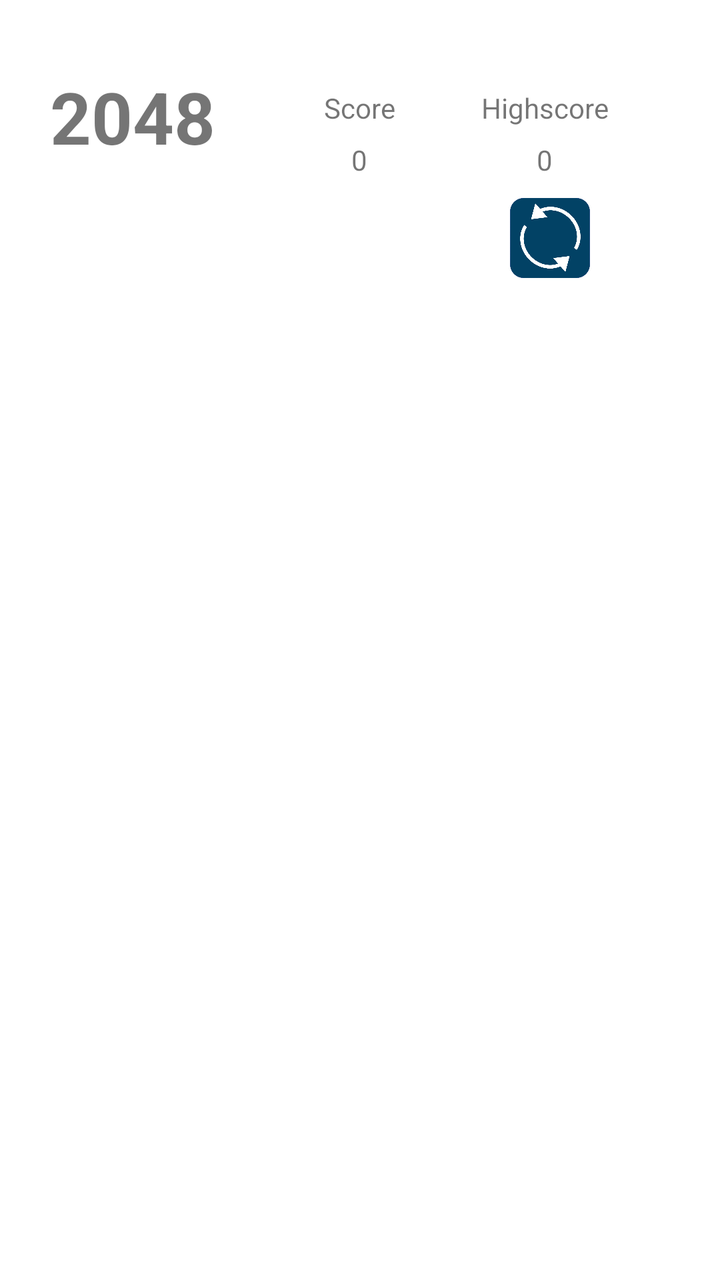
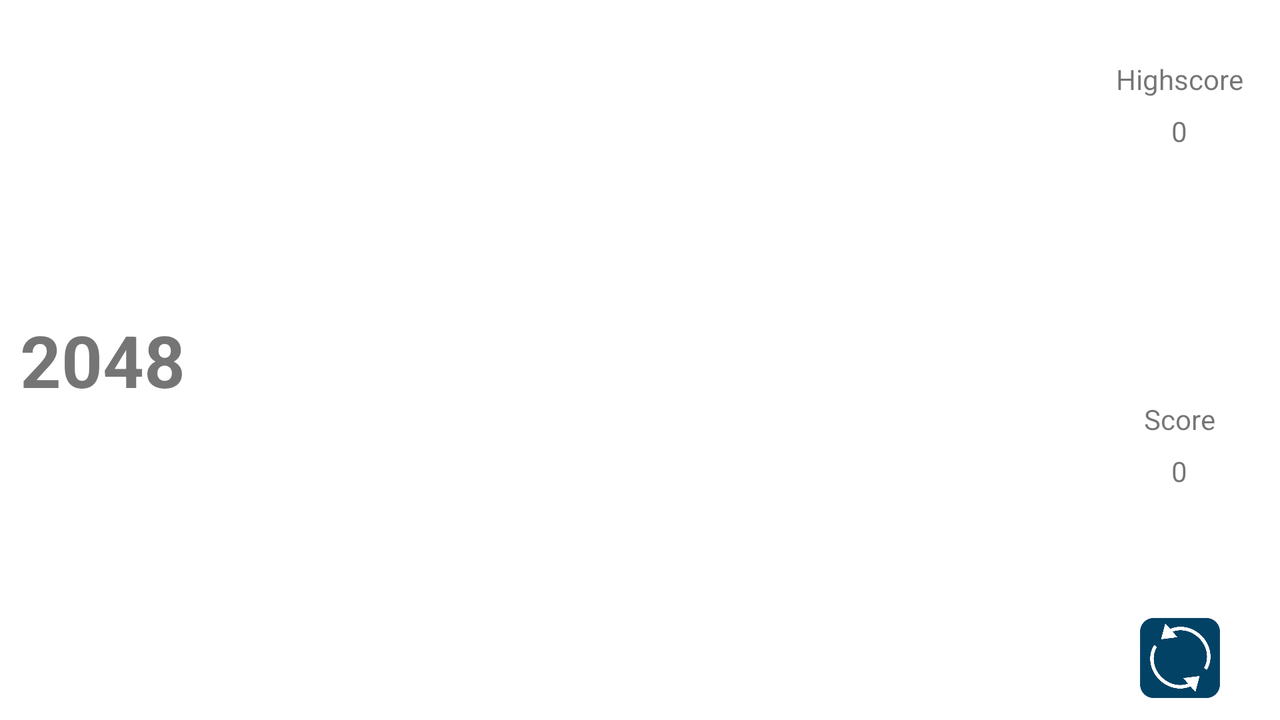

Compare how this app lays out the same screen by default and in its alternative resource folder. The renders come first, then the two layout files and the values they reference.
<!-- AndroidManifest.xml: application theme AppTheme -->
<!-- res/layout/activity_game.xml -->
<?xml version="1.0" encoding="utf-8"?>
<androidx.drawerlayout.widget.DrawerLayout
    xmlns:android="http://schemas.android.com/apk/res/android"
    xmlns:app="http://schemas.android.com/apk/res-auto"
    xmlns:tools="http://schemas.android.com/tools"
    android:id="@+id/drawer_layout"
    android:layout_width="match_parent"
    android:layout_height="match_parent"
    android:fitsSystemWindows="true"
    tools:openDrawer="start">

    <androidx.coordinatorlayout.widget.CoordinatorLayout
        android:layout_width="match_parent"
        android:layout_height="match_parent"
        android:fitsSystemWindows="true"
        tools:context=".activities.GameActivity">

        <RelativeLayout
            android:layout_width="match_parent"
            android:layout_height="match_parent"
            android:background="@color/white">

            <LinearLayout
                android:layout_width="match_parent"
                android:layout_height="match_parent"
                android:orientation="vertical">

                <RelativeLayout
                    android:layout_width="match_parent"
                    android:layout_height="139dp">

                    <ImageButton
                        android:id="@+id/restartButton"
                        android:layout_width="40dp"
                        android:layout_height="40dp"
                        android:layout_alignParentBottom="true"
                        android:layout_alignParentEnd="true"
                        android:layout_alignParentStart="false"
                        android:layout_alignParentTop="false"
                        android:layout_marginEnd="65dp"
                        android:adjustViewBounds="true"
                        android:padding="0dp"
                        android:scaleType="fitCenter"
                        app:srcCompat="@drawable/restartbutton" />

                    <ImageButton
                        android:id="@+id/undoButton"
                        android:layout_width="40dp"
                        android:layout_height="40dp"
                        android:layout_alignParentBottom="true"
                        android:layout_centerHorizontal="true"
                        android:adjustViewBounds="true"
                        android:padding="0dp"
                        android:scaleType="fitCenter"
                        android:visibility="invisible"
                        app:srcCompat="@drawable/undobutton" />

                    <RelativeLayout
                        android:layout_width="85dp"
                        android:layout_height="50dp"
                        android:layout_alignParentEnd="true"
                        android:layout_centerVertical="true"
                        android:layout_marginEnd="45dp">

                        <TextView
                            android:layout_width="wrap_content"
                            android:layout_height="wrap_content"
                            android:layout_alignParentTop="true"
                            android:layout_centerHorizontal="true"
                            android:text="@string/Record_Button" />

                        <TextView
                            android:id="@+id/record"
                            android:layout_width="wrap_content"
                            android:layout_height="wrap_content"
                            android:layout_alignParentBottom="true"
                            android:layout_centerHorizontal="true"
                            android:layout_marginBottom="5dp"
                            android:text="0"
                            android:textAlignment="center" />

                    </RelativeLayout>

                    <TextView
                        android:layout_width="wrap_content"
                        android:layout_height="wrap_content"
                        android:layout_alignParentStart="true"
                        android:layout_alignParentTop="true"
                        android:layout_marginStart="25dp"
                        android:layout_marginTop="34dp"
                        android:text="2048"
                        android:textSize="36sp"
                        android:textStyle="bold" />

                    <RelativeLayout
                        android:layout_width="85dp"
                        android:layout_height="50dp"
                        android:layout_centerInParent="true">

                        <TextView
                            android:layout_width="wrap_content"
                            android:layout_height="wrap_content"
                            android:layout_alignParentTop="true"
                            android:layout_centerHorizontal="true"
                            android:text="@string/Points_Button" />

                        <TextView
                            android:id="@+id/points"
                            android:layout_width="wrap_content"
                            android:layout_height="wrap_content"
                            android:layout_alignParentBottom="true"
                            android:layout_centerHorizontal="true"
                            android:layout_marginBottom="5dp"
                            android:text="0"
                            android:textAlignment="center" />

                    </RelativeLayout>

                </RelativeLayout>

                <RelativeLayout
                    android:id="@+id/touch_field"
                    android:layout_width="match_parent"
                    android:layout_height="match_parent">

                    <RelativeLayout
                        android:id="@+id/number_field_background"
                        android:layout_width="match_parent"
                        android:layout_height="match_parent"
                        android:layout_alignParentTop="true"
                        android:layout_centerHorizontal="true"
                        android:layout_margin="10dp">

                    </RelativeLayout>

                    <RelativeLayout
                        android:id="@+id/number_field"
                        android:layout_width="match_parent"
                        android:layout_height="match_parent"
                        android:layout_alignParentTop="true"
                        android:layout_centerHorizontal="true"
                        android:layout_margin="10dp">

                    </RelativeLayout>

                </RelativeLayout>

            </LinearLayout>

        </RelativeLayout>

    </androidx.coordinatorlayout.widget.CoordinatorLayout>

</androidx.drawerlayout.widget.DrawerLayout>
<!-- resources referenced by this layout -->
<resources>
  <color name="white">#ffffff</color>
  <!-- drawable restartbutton: png bitmap (drawable, 10095 bytes) -->
  <!-- drawable undobutton: png bitmap (drawable, 6815 bytes) -->
  <string name="Points_Button">Score</string>
  <string name="Record_Button">Highscore</string>
  <style name="AppTheme" parent="Theme.AppCompat.Light.DarkActionBar">
          
          <item name="colorPrimary">@color/colorPrimary</item>
          <item name="colorPrimaryDark">@color/colorPrimaryDark</item>
          <item name="colorAccent">@color/colorAccent</item>
      </style>
  <color name="colorPrimary">#03A9F4</color>
  <color name="colorPrimaryDark">#03A9F4</color>
  <color name="colorAccent">#03A9F4</color>
</resources>
<!-- res/layout-land/activity_game.xml (the repository's variant of the layout above) -->
<!-- drawn on the phone turned sideways -->
<?xml version="1.0" encoding="utf-8"?>
<androidx.drawerlayout.widget.DrawerLayout
    xmlns:android="http://schemas.android.com/apk/res/android"
    xmlns:app="http://schemas.android.com/apk/res-auto"
    xmlns:tools="http://schemas.android.com/tools"
    android:id="@+id/drawer_layout"
    android:layout_width="match_parent"
    android:layout_height="match_parent"
    android:fitsSystemWindows="true"
    tools:openDrawer="start">

    <androidx.coordinatorlayout.widget.CoordinatorLayout
        android:layout_width="match_parent"
        android:layout_height="match_parent"
        android:fitsSystemWindows="true"
        tools:context=".activities.GameActivity">

        <RelativeLayout
            android:layout_width="match_parent"
            android:layout_height="wrap_content"
            android:background="@color/white">

            <LinearLayout
                android:layout_width="match_parent"
                android:layout_height="match_parent"
                android:orientation="vertical">

                <LinearLayout
                    android:layout_width="match_parent"
                    android:layout_height="match_parent"
                    android:orientation="horizontal">

                    <RelativeLayout
                        android:layout_width="wrap_content"
                        android:layout_height="match_parent"
                        android:layout_weight="0"
                        android:gravity="center_vertical">


                        <TextView
                            android:layout_width="wrap_content"
                            android:layout_height="wrap_content"
                            android:layout_alignParentStart="true"
                            android:layout_alignParentTop="true"
                            android:layout_marginEnd="10dp"
                            android:layout_marginStart="10dp"
                            android:text="2048"
                            android:textSize="36sp"
                            android:textStyle="bold" />

                    </RelativeLayout>

                    <RelativeLayout
                        android:id="@+id/touch_field"
                        android:layout_width="match_parent"
                        android:layout_height="match_parent"

                        android:layout_weight="1">

                        <RelativeLayout
                            android:id="@+id/number_field_background"
                            android:layout_width="match_parent"
                            android:layout_height="match_parent"
                            android:layout_alignParentTop="true"
                            android:layout_centerHorizontal="true"
                            android:layout_margin="10dp">

                        </RelativeLayout>

                        <RelativeLayout
                            android:id="@+id/number_field"
                            android:layout_width="match_parent"
                            android:layout_height="match_parent"
                            android:layout_alignParentTop="true"
                            android:layout_centerHorizontal="true"
                            android:layout_margin="10dp">

                        </RelativeLayout>

                    </RelativeLayout>

                    <RelativeLayout
                        android:layout_width="100dp"
                        android:layout_height="match_parent"
                        android:layout_weight="0">

                        <ImageButton
                            android:id="@+id/undoButton"
                            android:layout_width="40dp"
                            android:layout_height="40dp"
                            android:layout_alignParentBottom="true"
                            android:layout_centerHorizontal="true"
                            android:layout_marginBottom="62dp"
                            android:adjustViewBounds="true"
                            android:padding="0dp"
                            android:scaleType="fitCenter"
                            android:visibility="invisible"
                            app:srcCompat="@drawable/undobutton" />

                        <ImageButton
                            android:id="@+id/restartButton"
                            android:layout_width="40dp"
                            android:layout_height="40dp"
                            android:layout_alignParentBottom="true"
                            android:layout_centerHorizontal="true"
                            android:layout_marginBottom="11dp"
                            android:adjustViewBounds="true"
                            android:padding="0dp"
                            android:scaleType="fitCenter"
                            app:srcCompat="@drawable/restartbutton" />

                        <RelativeLayout
                            android:layout_width="85dp"
                            android:layout_height="50dp"
                            android:layout_alignParentTop="true"
                            android:layout_centerHorizontal="true"
                            android:layout_marginTop="30dp">

                            <TextView
                                android:layout_width="wrap_content"
                                android:layout_height="wrap_content"
                                android:layout_alignParentTop="true"
                                android:layout_centerHorizontal="true"
                                android:text="@string/Record_Button" />

                            <TextView
                                android:id="@+id/record"
                                android:layout_width="wrap_content"
                                android:layout_height="wrap_content"
                                android:layout_alignParentBottom="true"
                                android:layout_centerHorizontal="true"
                                android:layout_marginBottom="5dp"
                                android:text="0"
                                android:textAlignment="center" />

                        </RelativeLayout>

                        <RelativeLayout
                            android:layout_width="85dp"
                            android:layout_height="50dp"
                            android:layout_alignParentBottom="true"
                            android:layout_centerHorizontal="true"
                            android:layout_marginBottom="110dp">

                            <TextView
                                android:layout_width="wrap_content"
                                android:layout_height="wrap_content"
                                android:layout_alignParentTop="true"
                                android:layout_centerHorizontal="true"
                                android:text="@string/Points_Button" />

                            <TextView
                                android:id="@+id/points"
                                android:layout_width="wrap_content"
                                android:layout_height="wrap_content"
                                android:layout_alignParentBottom="true"
                                android:layout_centerHorizontal="true"
                                android:layout_marginBottom="5dp"
                                android:text="0"
                                android:textAlignment="center" />

                        </RelativeLayout>

                    </RelativeLayout>

                </LinearLayout>

            </LinearLayout>

        </RelativeLayout>

    </androidx.coordinatorlayout.widget.CoordinatorLayout>

</androidx.drawerlayout.widget.DrawerLayout>
